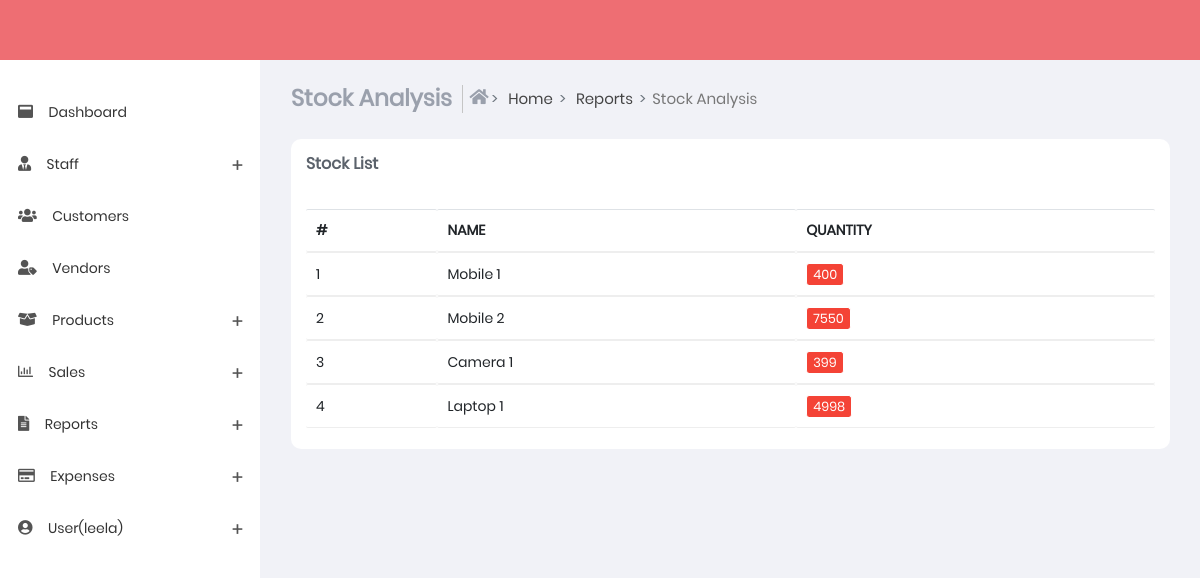
Page /stock_analysis.html (signed in) on the committed database.
### sub_part/models.py (models this page shows, shortened)
class productslists(models.Model):
    name = models.CharField(max_length=100)
    brand = models.CharField(max_length=100)
    category = models.CharField(max_length=100)
    quantity = models.IntegerField()
    stock = models.IntegerField()

### sub_part/views.py (the view)
# urls.py: path('stock_analysis.html',views.stock_analysis,name="stock_analysis"),
@login_required(login_url='login')
def stock_analysis(request):
    stock_analysislistarray=productslists.objects.all()
    saleslistarray=saleslists.objects.all()
    countarray=[productslists.objects.count()]
    for j in countarray:
        for i in stock_analysislistarray:
            count=saleslists.objects.filter(name=i.name).aggregate(number=Sum('items_sold'))
            if (count['number']==None):
                i.stock=i.quantity
            else:
                i.stock=(i.quantity-count['number'])
    return render(request,'stock_analysis.html',{'stock_analysislistarray': stock_analysislistarray,'u':request.user})

### templates/stock_analysis.html (shortened to what this page needs)
{% extends 'base.html' %}
{% load static %}
{% block content %}
    <section class="content">
        <div class="container-fluid">
            <div class="block-header">
                <div class="row">
                    <div class="col-xs-12 col-sm-12 col-md-10 col-lg-10">
                        <ul class="breadcrumb breadcrumb-item ">
                            <li class="breadcrumb-item">
                                <h4 class="page-title">Stock Analysis</h4>
                            </li>
                            <li class="breadcrumb-item bcrumb-1">
                                <a href="index">
                                    <i class="fas fa-home"></i> Home</a>
                            </li>
                            <li class="breadcrumb-item bcrumb-2">
                                <a href="#" onclick="return false;">Reports</a>
                            </li>
                            <li class="breadcrumb-item active">Stock Analysis</li>
                        </ul>
                    </div>
                </div>
            </div>
            <div class="row clearfix">
                <div class="col-lg-12 col-md-12 col-sm-12 col-xs-12">
                    <div class="card">
                        <div class="header">
                            <h2>
                                <strong>Stock List</strong>
                            </h2>
                        </div>
                        <div class="body">
                            <div class="table-responsive">
                                <table class="table   table-hover js-basic-example dataTable">
                                    <thead>
                                        <tr>
                                            <th>#</th>
                                            <th>NAME</th>
                                            <th>QUANTITY</th>
                                        </tr>
                                    </thead>
                                    <tbody>
                                        {% for stock_analysislist in stock_analysislistarray%}
                                        <tr>
                                            <td>{{ forloop.counter }}</td>
                                            <td>{{stock_analysislist.name}}</td>
                                            <td><span class="badge bg-red">{{stock_analysislist.stock}}</span></td>
                                        </tr>
                                        {% endfor %}
                                    </tbody>
                                </table>
                            </div>
                        </div>
                    </div>
                </div>
            </div>
        </div>
    </section>
    {% endblock %}

### templates/base.html (shortened to what this page needs)
{% load static %}
<!DOCTYPE html>
<html lang="en">
<head>
    <link href="{% static 'css/app.min.css'%}" rel="stylesheet">
    <link href="{% static 'css/style.css'%}" rel="stylesheet" />
    <link href="{% static 'css/styles/all-themes.css'%}" rel="stylesheet" />
</head>
<body class="light fixed">
    <nav class="navbar">
    </nav>
    <div>
        <aside id="leftsidebar" class="sidebar">
            <div class="menu">
                <ul class="list">
                    <li>
                        <a href="index">
                                <i class="fas fa-window-maximize"></i>
                                <span >Dashboard</span>
                        </a>
                    </li>
                    <li>
                        <a href="#" onClick="return false;" class="menu-toggle">
                            <i class="fas fa-user-tie"></i>
                            <span>Staff</span>
                        </a>
                    </li>
                    <li>
                        <a href="customer.html">
                            <i class="fas fa-users"></i>
                            <span>Customers</span>
                        </a>
                    </li>
                    <li>
                        <a href="vendors.html">
                            <i class="fas fa-user-tag"></i>
                            <span>Vendors</span>
                        </a>
                    </li>
                    <li>
                        <a href="#" onClick="return false;" class="menu-toggle">
                            <i class="fas fa-box-open"></i>
                            <span>Products</span>
                        </a>
                    </li>
                    <li>
                        <a href="#" onClick="return false;" class="menu-toggle">
                            <i class="far fa-chart-bar"></i>
                            <span>Sales</span>
                        </a>
                    </li>
                    <li>
                        <a href="#" onClick="return false;" class="menu-toggle">
                            <i class="fas fa-file-alt"></i>
                            <span>Reports</span>
                        </a>
                    </li>
                    <li>
                        <a href="#" onClick="return false;" class="menu-toggle">
                            <i class="far fa-credit-card"></i>
                            <span>Expenses</span>
                        </a>
                    </li>
                    <li>
                        <a href="#" onClick="return false;" class="menu-toggle">
                            <i class="fas fa-user-circle"></i>
                            <span>User({{u.username}})</span>
                        </a>
                    </li>
                </ul>
            </div>
        </aside>
    </div>
    {% block content %}
    {% endblock %}
</body>
</html>

### rows in the picture
productslists: name "Mobile 1", stock "400"
productslists: name "Mobile 2", stock "7550"
productslists: name "Camera 1", stock "399"
productslists: name "Laptop 1", stock "4998"

### other values in the picture
{{ u.username }} "leela"
